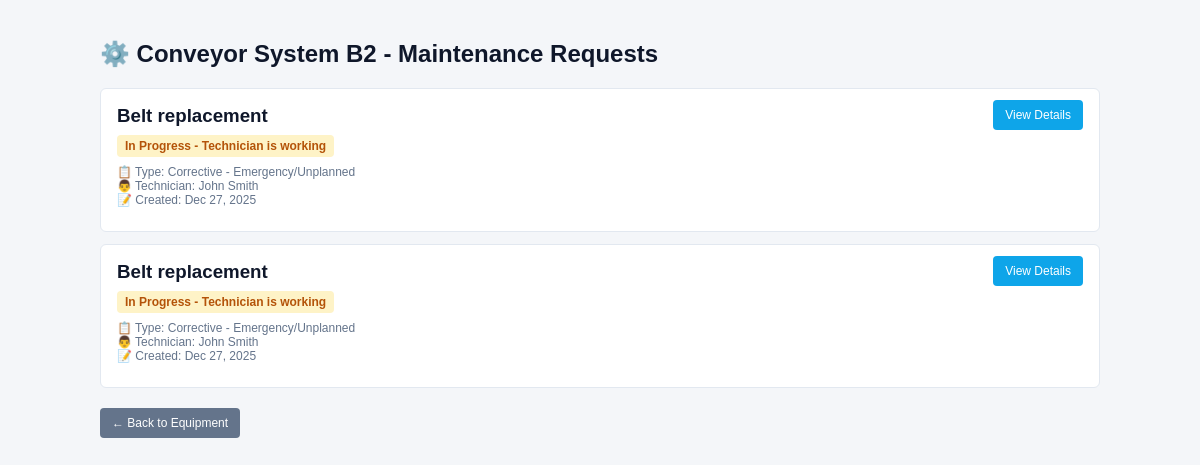
Screenshot of /equipment/3/maintenance/ (signed in) with the database file from the repository.
### equipment/models.py (models this page shows, shortened)
class Equipment(models.Model):
    name = models.CharField(
        max_length=150,
        help_text="Equipment name (e.g., 'Hydraulic Press A1', 'CNC Machine 3')"
    )
    serial_number = models.CharField(
        max_length=100,
        unique=True,
        help_text="Unique manufacturer serial number"
    )
    department = models.CharField(
        max_length=100,
        help_text="Department responsible for this equipment"
    )
    location = models.CharField(
        max_length=200,
        help_text="Physical location within facility (e.g., 'Building A, Floor 2, Section 3')"
    )
    assigned_employee = models.ForeignKey(
        User,
        on_delete=models.SET_NULL,
        null=True,
        blank=True,
        related_name='assigned_equipment',
        help_text="Primary employee responsible for this equipment"
    )
    default_maintenance_team = models.ForeignKey(
        MaintenanceTeam,
        on_delete=models.SET_NULL,
        null=True,
        blank=True,
        related_name='default_for_equipment',
        help_text="Default team for maintenance requests on this equipment"
    )
    default_technician = models.ForeignKey(
        User,
        on_delete=models.SET_NULL,
        null=True,
        blank=True,
        related_name='default_technician_for_equipment',
        help_text="Preferred technician for this equipment"
    )
    purchase_date = models.DateField(
        help_text="Date equipment was purchased"
    )
    warranty_expiry_date = models.DateField(
        null=True,
        blank=True,
        help_text="Date warranty expires"
    )
    is_scrapped = models.BooleanField(
        default=False,
        help_text="Whether equipment is logically scrapped (not deleted from system)"
    )
    created_at = models.DateTimeField(auto_now_add=True, null=True, blank=True)
    updated_at = models.DateTimeField(auto_now=True)
    class Meta:
        verbose_name = "Equipment"
        verbose_name_plural = "Equipment"
        ordering = ['name']
        indexes = [
            models.Index(fields=['serial_number']),
            models.Index(fields=['is_scrapped']),
        ]

### maintenance/models.py (models this page shows, shortened)
class MaintenanceRequest(models.Model):
    REQUEST_TYPE_CHOICES = [
        ('Corrective', 'Corrective - Emergency/Unplanned'),
        ('Preventive', 'Preventive - Scheduled Maintenance'),
    ]
    STATUS_CHOICES = [
        ('New', 'New - Created, not yet assigned'),
        ('In Progress', 'In Progress - Technician is working'),
        ('Repaired', 'Repaired - Completed successfully'),
        ('Scrap', 'Scrap - Equipment marked for disposal'),
    ]
    subject = models.CharField(
        max_length=255,
        help_text="Brief description of the problem or maintenance task"
    )
    request_type = models.CharField(
        max_length=20,
        choices=REQUEST_TYPE_CHOICES,
        help_text="Type of maintenance request"
    )
    equipment = models.ForeignKey(
        Equipment,
        on_delete=models.CASCADE,
        related_name='maintenance_requests',
        help_text="Equipment requiring maintenance"
    )
    assigned_team = models.ForeignKey(
        MaintenanceTeam,
        on_delete=models.SET_NULL,
        null=True,
        blank=True,
        related_name='maintenance_requests',
        help_text="Team assigned to handle this request (auto-filled from equipment default)"
    )
    assigned_technician = models.ForeignKey(
        User,
        on_delete=models.SET_NULL,
        null=True,
        blank=True,
        related_name='assigned_maintenance_requests',
        help_text="Individual technician assigned to complete the work"
    )
    status = models.CharField(
        max_length=20,
        choices=STATUS_CHOICES,
        default='New',
        help_text="Current status of the maintenance request"
    )
    created_by = models.ForeignKey(
        User,
        on_delete=models.SET_NULL,
        null=True,
        blank=True,
        related_name='created_maintenance_requests',
        help_text="User who created this maintenance request"
    )
    scheduled_date = models.DateField(
        null=True,
        blank=True,
        help_text="Scheduled date for preventive maintenance"
    )
    due_date = models.DateField(
        null=True,
        blank=True,
        help_text="Target completion date"
    )
    duration = models.FloatField(
        null=True,
        blank=True,
        help_text="Estimated or actual duration in hours"
    )
    created_at = models.DateTimeField(auto_now_add=True, null=True, blank=True)
    updated_at = models.DateTimeField(auto_now=True)
    class Meta:
        verbose_name = "Maintenance Request"
        verbose_name_plural = "Maintenance Requests"
        ordering = ['-created_at']
        indexes = [
            models.Index(fields=['status']),
            models.Index(fields=['request_type']),
            models.Index(fields=['equipment']),
            models.Index(fields=['assigned_technician']),
            models.Index(fields=['scheduled_date']),
        ]

### equipment/views.py (the view)
# urls.py: path('<int:equipment_id>/maintenance/', views.equipment_maintenance_list, name='maintenance_list'),
@login_required
@require_http_methods(["GET"])
def equipment_maintenance_list(request, equipment_id):
    equipment = get_object_or_404(Equipment, id=equipment_id)
    requests = MaintenanceRequest.objects.filter(equipment=equipment).select_related(
        'assigned_technician', 'assigned_team'
    ).order_by('-created_at')
    context = {
        'equipment': equipment,
        'requests': requests,
    }
    return render(request, 'equipment/maintenance_list.html', context)

### equipment/templates/equipment/maintenance_list.html (shortened to what this page needs)
{% load static %}
<!DOCTYPE html>
<html>
<head>
  <link rel="stylesheet" href="{% static 'style.css' %}">
</head>
<body>
  <div class="maint-list">
    <h2>⚙️ {{ equipment.name }} - Maintenance Requests</h2>
    {% if requests %}
      {% for req in requests %}
      <div class="request-item">
        <div class="req-info">
          <h3>{{ req.subject }}</h3>
          <span class="req-status {% if req.status == 'New' %}new{% elif req.status == 'In Progress' %}progress{% elif req.status == 'Repaired' %}repaired{% elif req.status == 'Scrap' %}scrap{% endif %}">
            {{ req.get_status_display }}
          </span>
          <div class="req-meta">
            <div>📋 Type: {{ req.get_request_type_display }}</div>
            {% if req.assigned_technician %}
            <div>👨 Technician: {{ req.assigned_technician.get_full_name }}</div>
            {% endif %}
            <div>📝 Created: {{ req.created_at|date:"M d, Y" }}</div>
          </div>
        </div>
        <div style="text-align:right">
          <a href="{% url 'maintenance:request_detail' req.id %}" class="btn-view">View Details</a>
        </div>
      </div>
      {% endfor %}
    {% else %}
      <div class="empty">
        <p>No maintenance requests for this equipment yet.</p>
      </div>
    {% endif %}
    <div style="margin-top:20px">
      <a href="{% url 'equipment:detail' equipment.id %}" class="btn-view" style="display:inline-block;background:#64748b">← Back to Equipment</a>
    </div>
  </div>
</body>
</html>

### static/style.css (style rules this page uses)
body { font-family: Arial, sans-serif; background: #f4f6f9; }

### equipment/templates/equipment/maintenance_list.html (style rules this page uses)
.maint-list { max-width:1000px;margin:20px auto;padding:20px }
.maint-list h2 { color:#0f172a;margin-top:0 }
.request-item { background:#fff;border:1px solid #e2e8f0;border-radius:6px;padding:16px;margin:12px 0;display:grid;grid-template-columns:1fr 150px;gap:16px;align-items:start }
.req-info h3 { margin:0 0 8px 0;color:#0f172a }
.req-status { display:inline-block;padding:4px 8px;border-radius:4px;font-weight:600;font-size:12px }
.req-status.progress { background:#fef3c7;color:#b45309 }
.req-meta { color:#64748b;font-size:12px;margin:8px 0 }
.btn-view { padding:8px 12px;background:#0ea5e9;color:#fff;text-decoration:none;border-radius:4px;font-size:12px;text-align:center;cursor:pointer;border:none }

### rows the page displays
Equipment: name "Conveyor System B2"
MaintenanceRequest: subject "Belt replacement", status "In Progress - Technician is working", request_type "Corrective - Emergency/Unplanned", assigned_technician.get_full_name "John Smith", created_at "Dec 27, 2025"
MaintenanceRequest: subject "Belt replacement", status "In Progress - Technician is working", request_type "Corrective - Emergency/Unplanned", assigned_technician.get_full_name "John Smith", created_at "Dec 27, 2025"
